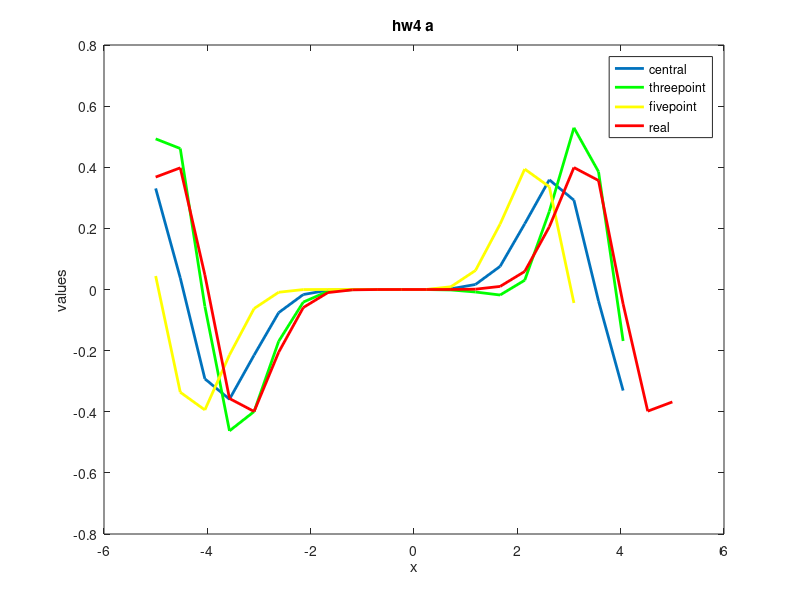
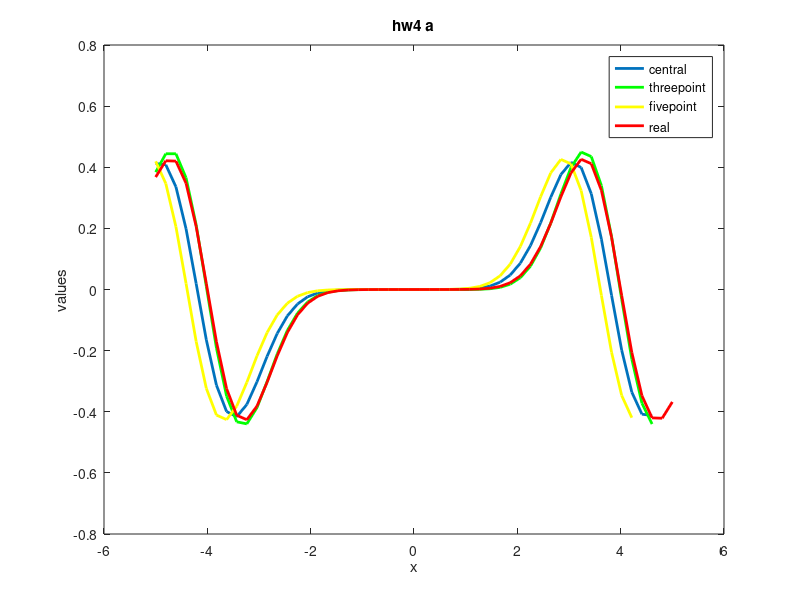
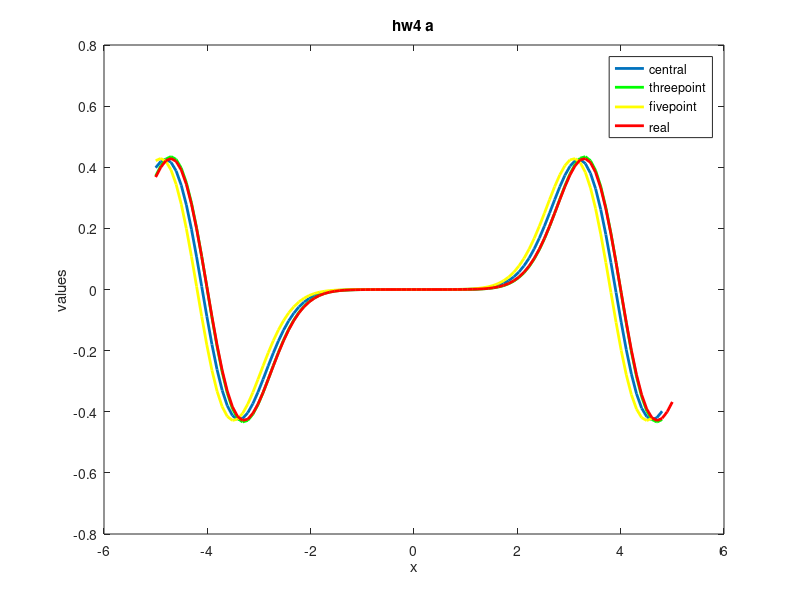

Write the MATLAB code that produced these figures, in order.
%Yingda Wang  24772532 HW4 part a
clear all;
n = [21 51 101] ;
for i = 1 : 3
    
    x = -5 : (10 / n(i)) : 5;
    f = 0.5 * ( exp (-(x - 4) .^ 2) + exp (- (x + 4) .^2));
    ff = - ( exp (-(x - 4) .^ 2) .* (x - 4) + exp (- (x + 4) .^2) .* (x + 4));
    %fff = ( exp (-(x - 4) .^ 2) * (2 * (x - 4). ^2 - 1) + exp (- (x + 4) .^2) * (2  * (x + 4). ^2 - 1));


    for j = 1 : length (x) - 2
        xcentral(j) = x(j);
        central(j) = (f(j + 2) - f(j)) / (2 * 10 / n(i));
    end
    
    for j = 1 : length (x) - 2
        xthreepoint(j) = x(j);
        threepoint(j) = (-3 * f(j) + 4 * f(j+1) - f(j+2)) / (2 * 10 / n(i));
    end
    
    for j = 1 : length (x) - 4
        xfivepoint(j) = x(j);
        fivepoint(j) = (f(j) - 8 * f(j + 1) +8 * f(j + 3) - f(j + 4))/ (12 * 10 / n(i));
    end
        
    for j = 1 : length (x)
        real(j) = ff(j);
    end
        
       

    
    plot(xcentral, central, 'LineWidth',2)
    hold on

    plot(xthreepoint, threepoint, 'LineWidth',2, 'color','g')
    hold on

    plot(xfivepoint, fivepoint, 'LineWidth',2, 'color','y')
    hold on

    plot(x, real, 'LineWidth',2, 'color','r')
    hold off

    title('hw4 a')
    xlabel('x')
    ylabel('values')

    hleg = legend('central','threepoint','fivepoint','real');
    set(hleg);
    figure;
end